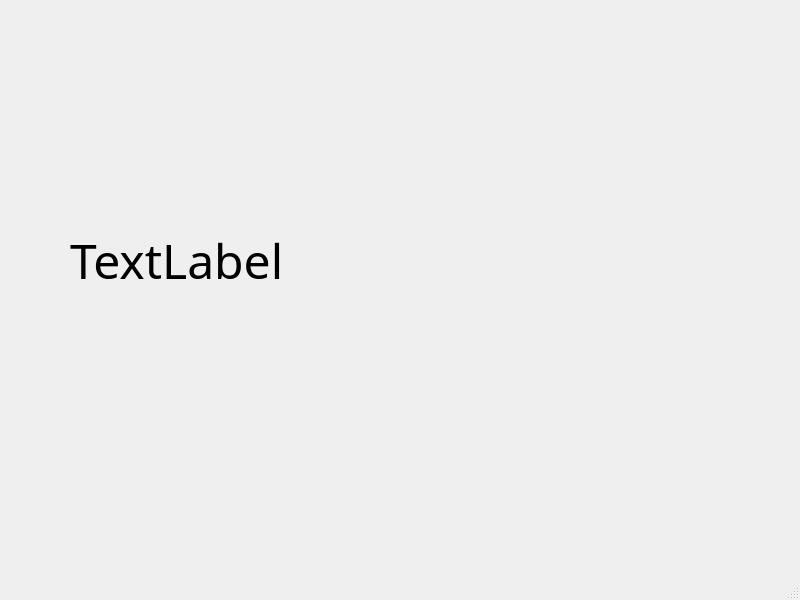
<?xml version="1.0" encoding="UTF-8"?>
<ui version="4.0">
 <class>MainWindow</class>
 <widget class="QMainWindow" name="MainWindow">
  <property name="geometry">
   <rect>
    <x>0</x>
    <y>0</y>
    <width>800</width>
    <height>600</height>
   </rect>
  </property>
  <property name="windowTitle">
   <string>MainWindow</string>
  </property>
  <widget class="QWidget" name="centralwidget">
   <widget class="QLabel" name="label">
    <property name="geometry">
     <rect>
      <x>70</x>
      <y>80</y>
      <width>671</width>
      <height>361</height>
     </rect>
    </property>
    <property name="font">
     <font>
      <family>Microsoft YaHei Light</family>
      <pointsize>36</pointsize>
     </font>
    </property>
    <property name="text">
     <string>TextLabel</string>
    </property>
   </widget>
  </widget>
  <widget class="QMenuBar" name="menubar">
   <property name="geometry">
    <rect>
     <x>0</x>
     <y>0</y>
     <width>800</width>
     <height>21</height>
    </rect>
   </property>
  </widget>
  <widget class="QStatusBar" name="statusbar"/>
 </widget>
 <resources/>
 <connections/>
</ui>
